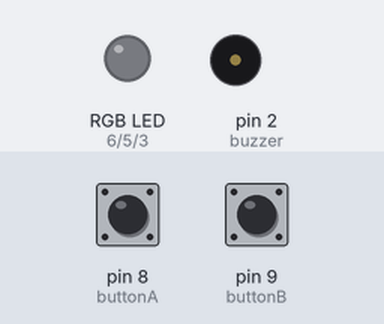
Bench run of a sketch on a simulated Arduino Uno, built with avr-gcc and run on an emulated ATmega328P. On the bench: an RGB LED mixed from three pins (HIGH = lit), buzzer (waves = sounding, pin HIGH). Inputs (shaded band) come from the test bench; at power-on: pin 8 (buttonA) HIGH, pin 9 (buttonB) HIGH. Dim RGB values are drawn brighter than linear.

Above: at 1.2 s.
1.3 s: pin 8 (buttonA) pulled LOW for 0.15 s
At 1.45 s:
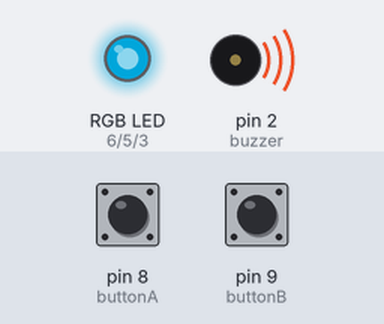
4.3 s: pin 9 (buttonB) pulled LOW for 0.15 s
At 5.1 s:
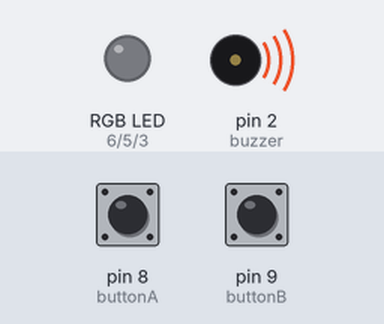
6.8 s: pin 8 (buttonA) pulled LOW for 1 s
At 6.95 s:
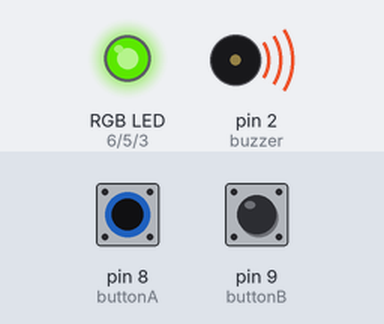
9.8 s: pin 9 (buttonB) pulled LOW for 1 s
At 11.6 s:
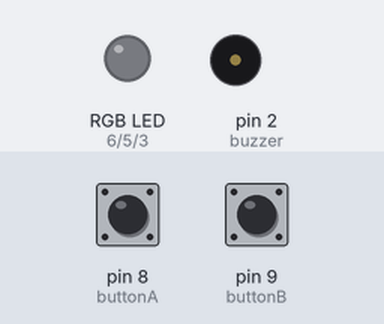
12.3 s: pin 8 (buttonA) pulled LOW for 0.15 s
At 12.45 s:
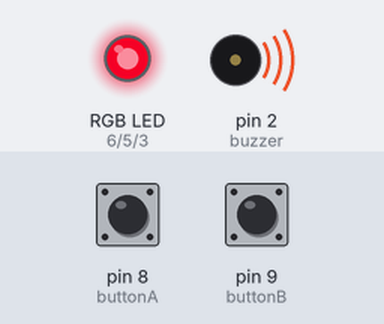
15.3 s: pin 9 (buttonB) pulled LOW for 3.2 s
At 17.0 s:
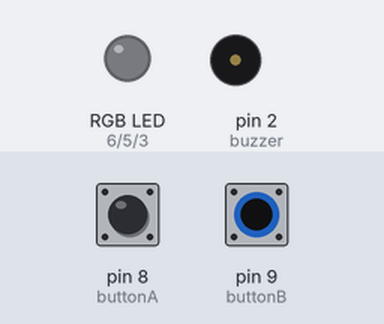
Timing chart, 0 to 18.5 s (numbered marks = the images above; inputs shaded):
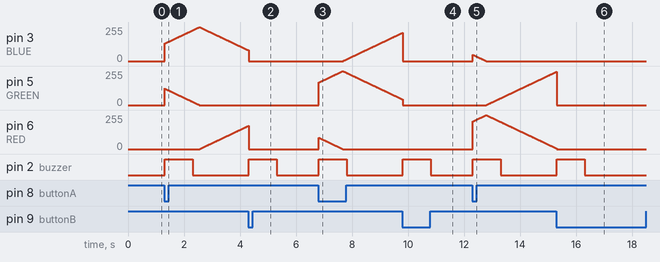

The sketch:

LEDSwitches.ino
```cpp
//Define Pins
#define BLUE 3
#define GREEN 5
#define RED 6
#define buttonA 8
#define buttonB 9
#define buzzer 2
#define delayTime 10
void setup() {
  // put your setup code here, to run once:
  pinMode(RED,OUTPUT);
  pinMode(GREEN,OUTPUT);
  pinMode(BLUE,OUTPUT);
  pinMode(buzzer, OUTPUT);
  pinMode (buttonA, INPUT_PULLUP);
  pinMode (buttonB, INPUT_PULLUP);
  digitalWrite(RED,HIGH);
  digitalWrite(GREEN,LOW);
  digitalWrite(BLUE,LOW);

}
bool on = false;
int red;
int green;
int blue;
int phase = 0;
bool buzzerActive = false;
unsigned long buzzerStartTime = 0;
unsigned long maxBuzzerActiveTime = 1000;
void loop() {
  // put your main code here, to run repeatedly:
  red = 0;
  green = 0;
  blue = 0;
  phase++;
  if (phase > 2){
    phase = 0;
  }
  if(phase == 0){
    red=255;
  }
  if (phase == 1){
    green = 255;
  }
  if (phase == 2){
    blue = 255;
  }
  for (int i=0;i<255;i++){
    checkButton();
    if (buzzerActive){
      playBuzzer();
    }
    if (phase == 0){
      red--;
      green++;
    }
    if (phase == 1){
      green--;
      blue++;
    }
     if (phase == 2){
      blue--;
      red++;
    }
    if (on == true){
      analogWrite(RED, red);
      analogWrite(GREEN,green);
      analogWrite(BLUE,blue);
      delay(delayTime);
    } else{
      analogWrite(RED, 0);
      analogWrite(GREEN,0);
      analogWrite(BLUE,0);
      delay(delayTime);
    }
  }
}
void checkButton(){
  if (on == false){
    if (digitalRead(buttonA) == LOW){
      on = true;
      startBuzzer();
    }
  }
  else{
    if (digitalRead(buttonB) == LOW){
      startBuzzer();
      on = false;
    }
  }
}
void startBuzzer(){
  //tone(buzzer,1000);
  digitalWrite(buzzer,HIGH);
  buzzerActive = true;
  buzzerStartTime = millis();
}
void playBuzzer(){
  if (millis() - buzzerStartTime > maxBuzzerActiveTime){
    buzzerActive = false;
    // noTone(buzzer);
     digitalWrite(buzzer,LOW);
  }


}
```

Measured:
- after the input at 1.3 s, pin 3 (BLUE): rises from 0/255 to 255/255 in 1.2 s, then falls to 81/255 in 1.7 s; pin 6 (RED): moves from 0/255 to 174/255 over 1.7 s, starting after 1.3 s; pin 2 (buzzer): LOW → HIGH at once, → LOW 1.0 s later
- after the input at 4.3 s, pin 5 (GREEN): stays 0/255 (without the input it goes to 1/255 after 0.82 s); pin 2 (buzzer): LOW → HIGH at once, → LOW 1.0 s later
- after the input at 6.8 s, pin 3 (BLUE): moves from 0/255 to 212/255 over 2.1 s, starting after 0.88 s; pin 5 (GREEN): rises from 0/255 to 255/255 in 0.86 s, then falls to 43/255 in 2.1 s; pin 2 (buzzer): LOW → HIGH at once, → LOW 1.0 s later
- after the input at 9.8 s, pin 6 (RED): stays 0/255 (without the input it goes to 1/255 after 0.44 s); pin 2 (buzzer): LOW → HIGH at once, → LOW 1.0 s later
- after the input at 12.3 s, pin 5 (GREEN): moves from 0/255 to 250/255 over 2.5 s, starting after 0.50 s; pin 6 (RED): rises from 0/255 to 255/255 in 0.48 s, then falls to 5/255 in 2.5 s; pin 2 (buzzer): LOW → HIGH at once, → LOW 1.0 s later
- after the input at 15.3 s, pin 3 (BLUE): stays 0/255 (without the input it goes to 1/255 after 0.06 s); pin 2 (buzzer): LOW → HIGH at once, → LOW 1.0 s later
